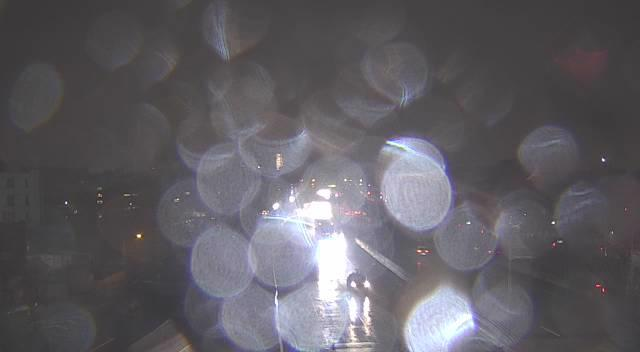
#> input picture bitwise/input1.jpg, 640 x 352 px, found by its file name
$ python bitwise_and.py
#> lines starting #> are read from the running program, lines starting #| are printed output that depends on the picture
# Python program to illustrate
# bitwise AND of two images

# organizing imports
import cv2
import numpy as np

# path to input images are specified and
# images are loaded with imread command
image1 = cv2.imread('input1.jpg')
#> image1 is the input picture: shape (352, 640, 3); mean B, G, R 98.9, 93.3, 95.7
image2 = cv2.imread('input2.jpg')
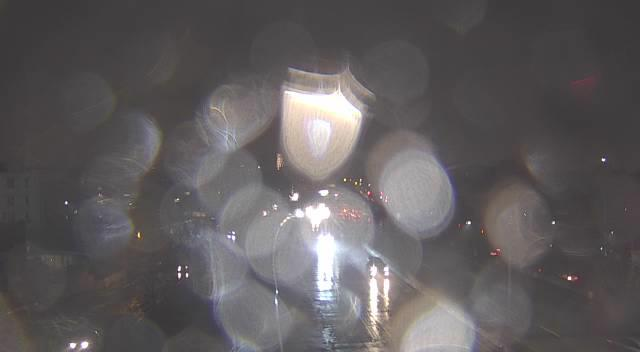
#> input picture bitwise/input2.jpg, 640 x 352 px, found by its file name
#> image2 is the input picture: shape (352, 640, 3); mean B, G, R 93.2, 92, 95.6

# cv2.bitwise_and is applied over the
# image inputs with applied parameters
dest_and = cv2.bitwise_and(image2, image1, mask = None)
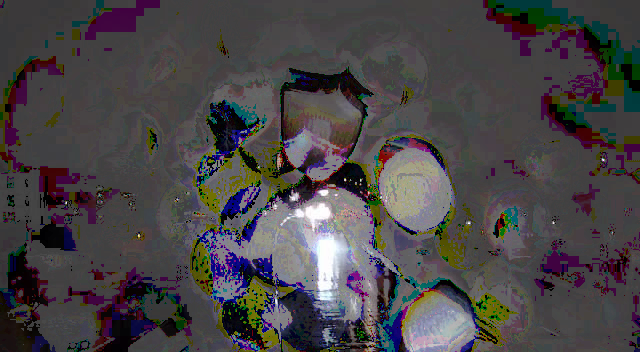
#> dest_and: shape (352, 640, 3); mean B, G, R 71, 69, 72.7

# the window showing output image
# with the Bitwise AND operation
# on the input images
cv2.imshow('Bitwise And', dest_and)
cv2.imwrite('output3.jpg', dest_and)

# De-allocate any associated memory usage
if cv2.waitKey(0) & 0xff == 27:
#> (key Esc is pressed here)
	cv2.destroyAllWindows()
